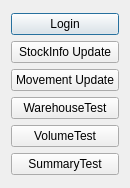
<?xml version="1.0" encoding="UTF-8"?>
<ui version="4.0">
 <class>TestDialog</class>
 <widget class="QDialog" name="TestDialog">
  <property name="geometry">
   <rect>
    <x>0</x>
    <y>0</y>
    <width>130</width>
    <height>188</height>
   </rect>
  </property>
  <property name="windowTitle">
   <string>Dialog</string>
  </property>
  <layout class="QGridLayout" name="gridLayout">
   <item row="0" column="0">
    <layout class="QVBoxLayout" name="verticalLayout">
     <item>
      <widget class="QPushButton" name="loginButton">
       <property name="text">
        <string>Login</string>
       </property>
      </widget>
     </item>
     <item>
      <widget class="QPushButton" name="stockInfoUpdateButton">
       <property name="text">
        <string>StockInfo Update</string>
       </property>
      </widget>
     </item>
     <item>
      <widget class="QPushButton" name="movementUpdateButton">
       <property name="text">
        <string>Movement Update</string>
       </property>
      </widget>
     </item>
     <item>
      <widget class="QPushButton" name="warehouseTestBtn">
       <property name="text">
        <string>WarehouseTest</string>
       </property>
      </widget>
     </item>
     <item>
      <widget class="QPushButton" name="volumeStatisticTestBtn">
       <property name="text">
        <string>VolumeTest</string>
       </property>
      </widget>
     </item>
     <item>
      <widget class="QPushButton" name="summaryTestButton">
       <property name="text">
        <string>SummaryTest</string>
       </property>
      </widget>
     </item>
    </layout>
   </item>
  </layout>
 </widget>
 <resources/>
 <connections/>
</ui>
